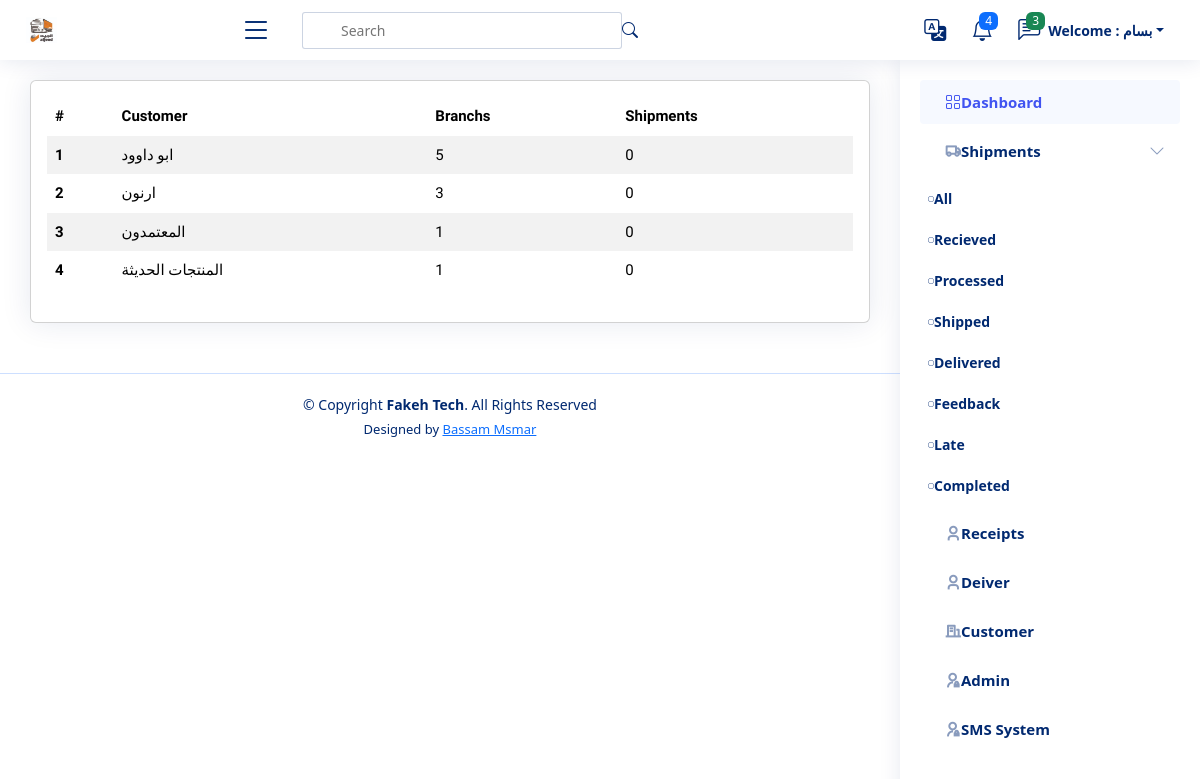
The page /customer/ (signed in) on the database its author committed.
### settings/models.py (models this page shows, shortened)
class Company(models.Model):
    name = models.CharField(_("Company Name"), max_length=100)
    logo = models.ImageField(_("Company Logo"), upload_to='company')
    cover = models.ImageField(_("Company Cover"), upload_to='company', null=True, blank=True)
    subtitle = models.TextField(_("Subtitle"), max_length=500)
    facebool_link = models.URLField(_("Facebool_link"), max_length=200, null=True, blank=True)
    twitter_link = models.URLField(_("Twitter_link"), max_length=200, null=True, blank=True)
    youtube_link = models.URLField(_("Youtube_link"), max_length=200, null=True, blank=True)
    phone = models.IntegerField(_("Company Phone"), null=True, blank=True)
    email = models.EmailField(_("Company Email"), max_length=500, null=True, blank=True)
    address = models.TextField(_("Company Address"), max_length=500, null=True, blank=True)
    android_app = models.URLField(_("Android app"), max_length=200, null=True, blank=True)
    ios_app = models.URLField(_("ios app"), max_length=200, null=True, blank=True)
    call_us = models.IntegerField(_("call us"), null=True, blank=True)
    email_us = models.EmailField(_("email us"), max_length=100, null=True, blank=True)

### customers/models.py (models this page shows, shortened)
class Customers(models.Model):
    name = models.CharField(max_length=255)

class Branch(models.Model):
    customers = models.ForeignKey(Customers, related_name='branch_customers', on_delete=models.CASCADE)
    name = models.CharField(_("Name"),max_length=255)
    city = models.CharField(_("City"),max_length=255)

### customers/views.py (the view)
# urls.py: path('', CustomersList.as_view(), name='customers_list'),
class CustomersList(ListView):
    model = Customers

### templates/customers/customers_list.html
{% extends 'base.html' %}
{% load static %}
{% block body %}
<main id="main" class="main">
    <section class="section dashboard">
        <div class="row">
            <div class="col-lg-12">
                <div class="row">
                    <div class="col-12">
                        <div class="card recent-sales overflow-auto">
                            <div class="card-body">
                                <table class="table table-borderless datatable table-striped table-hover">
                                    <thead>
                                        <tr>
                                            <th scope="col">#</th>
                                            <th scope="col">Customer</th>
                                            <th scope="col"> Branchs</th>
                                            <th scope="col"> Shipments</th>
                                        </tr>
                                    </thead>
                                    <tbody>
                                        {% for customer in object_list %}
                                        <tr>
                                            <th scope="row">{{ forloop.counter }}</th>
                                            <td><a class="text-reset text-decoration-none" href="{% url 'customer_detail' customer.id %}">{{ customer.name }}</a></td>
                                            <td>{{ customer.branch_customers.all|length }}</td>
                                            <td>{{ customer.branch_customers.shipments_company.all|length }}</td>
                                        </tr>
                                        {% endfor %}
                                    </tbody>
                                </table>
                            </div>
                        </div>
                    </div>
                </div>
            </div>
        </div>
    </section>
</main>
{% endblock %}

### templates/base.html (shortened to what this page needs)
{% load static %}
{% load i18n %}
{% get_current_language as LANGUAGE_CODE %}
<!DOCTYPE html>
<html lang="en"  {% if LANGUAGE_CODE == 'ar' %} dir="rtl" {% endif %} >
<head>
  <link rel="stylesheet" href="{% static 'style.css' %} ">
  {% if LANGUAGE_CODE == 'en' %}
    <link href="{% static 'en/vendor/bootstrap/css/bootstrap.min.css' %} " rel="stylesheet">
    <link href="{% static 'en/vendor/bootstrap-icons/bootstrap-icons.css' %} " rel="stylesheet">
    <link href="{% static 'en/vendor/boxicons/css/boxicons.min.css' %} " rel="stylesheet">
    <link href="{% static 'en/vendor/quill/quill.snow.css' %} " rel="stylesheet">
    <link href="{% static 'en/vendor/quill/quill.bubble.css' %} " rel="stylesheet">
    <link href="{% static 'en/vendor/remixicon/remixicon.css' %} " rel="stylesheet">
    <link href="{% static 'en/vendor/simple-datatables/style.css' %} " rel="stylesheet">
  {% endif %}
</head>
<body>
  {% if request.user.is_authenticated %}
  <header id="header" class="header fixed-top d-flex align-items-center">
    <div class="d-flex align-items-center justify-content-between">
      <a href="/" class="logo d-flex align-items-center">
        <img src="{{ company_data.logo.url }} " alt="ألجيد">
      </a>
      <i class="bi bi-list toggle-sidebar-btn"></i>
    </div>
    <div class="search-bar">
      <form class="search-form d-flex align-items-center" method="POST" action="#">
        <input type="text" name="query" placeholder="Search" title="Enter search keyword">
        <button type="submit" title="Search"><i class="bi bi-search"></i></button>
      </form>
    </div>
    <nav class="header-nav ms-auto">
      <ul class="d-flex align-items-center">
        <li class="nav-item dropdown">
          <a class="nav-link nav-icon" href="#" data-bs-toggle="dropdown">
            <i class="bi bi-translate"></i>
          </a>
                {% get_current_language as LANGUAGE_CODE %}
                {% get_available_languages as LANGUAGES %}
                {% get_language_info_list for LANGUAGES as languages %}
        </li>
        <li class="nav-item dropdown">
          <a class="nav-link nav-icon" href="#" data-bs-toggle="dropdown">
            <i class="bi bi-bell"></i>
            <span class="badge bg-primary badge-number">4</span>
          </a>
        </li>
        <li class="nav-item dropdown">
          <a class="nav-link nav-icon" href="#" data-bs-toggle="dropdown">
            <i class="bi bi-chat-left-text"></i>
            <span class="badge bg-success badge-number">3</span>
          </a>
        </li>
        {% if request.user.is_authenticated %}
        <li class="nav-item dropdown pe-3">
          <a class="nav-link nav-profile d-flex align-items-center pe-0" href="#" data-bs-toggle="dropdown">
            <span class="d-none d-md-block dropdown-toggle ps-2">{% translate "Welcome" %} : {{ request.user.first_name }}</span>
          </a>
        </li>
        {% else %}
        <button type="button" class="btn btn-primary mx-3"><a href="{% url 'login' %}" class="nav-link">Login</a></button>
        {% endif %}
      </ul>
    </nav>
  </header>
  <aside id="sidebar" class="sidebar">
    <ul class="sidebar-nav" id="sidebar-nav">
      <li class="nav-item">
        <a class="nav-link " href="/">
          <i class="bi bi-grid"></i>
          <span>{% translate "Dashboard" %}</span>
        </a>
      </li>
         <li class="nav-item">
        <a class="nav-link collapsed" data-bs-target="#forms-nav" data-bs-toggle="collapse" href="/shipment">
          <i class="ri-truck-line"></i><span>{% translate "Shipments" %}</span><i class="bi bi-chevron-down ms-auto"></i>
        </a>
        <ul id="forms-nav" class="nav-content" data-bs-parent="#sidebar-nav">
          <li>
            <a href="{% url 'shipment_list' status='All' %}">
              <i class="bi bi-circle"></i><span>{% translate "All" %}</span>
            </a>
          </li>
          <li>
            <a href="{% url 'shipment_list' status='Recieved' %}">
              <i class="bi bi-circle"></i><span>{% translate "Recieved" %}</span>
            </a>
          </li>
          <li>
            <a href="{% url 'shipment_list' status='Processed' %}">
              <i class="bi bi-circle"></i><span>{% translate "Processed" %}</span>
            </a>
          </li>
          <li>
            <a href="{% url 'shipment_list' status='Shipped' %}">
              <i class="bi bi-circle"></i><span>{% translate "Shipped" %}</span>
            </a>
          </li>
          <li>
            <a href="{% url 'shipment_list' status='Delivered' %}">
              <i class="bi bi-circle"></i><span>{% translate "Delivered" %} </span>
            </a>
          </li>
          <li>
            <a href="{% url 'shipment_list' status='Feedback' %}">
              <i class="bi bi-circle"></i><span>{% translate "Feedback" %}</span>
            </a>
          </li>
          <li>
            <a href="{% url 'shipment_list' status='Late' %}">
              <i class="bi bi-circle"></i><span>{% translate "Late" %}</span>
            </a>
          </li>
          <li>
            <a href="{% url 'shipment_list' status='Completed' %}">
              <i class="bi bi-circle"></i><span>{% translate "Completed" %}</span>
            </a>
          </li>
        </ul>
      </li>
      <li class="nav-item">
        <a class="nav-link collapsed" href="/receipt">
          <i class="ri-user-3-line"></i>
          <span>{% translate "Receipts" %}</span>
        </a>
      </li>
      <li class="nav-item">
        <a class="nav-link collapsed" href="/driver">
          <i class="ri-user-3-line"></i>
          <span>{% translate "Deiver" %}</span>
        </a>
      </li>
      {% if request.user.is_authenticated and request.user.is_superuser %}
      <li class="nav-item">
        <a class="nav-link collapsed" href="/customer">
          <i class="ri-building-line"></i>
          <span>{% translate "Customer" %}</span>
        </a>
      </li>
      <li class="nav-item">
        <a class="nav-link collapsed" href="/admin">
          <i class="ri-admin-line"></i>
          <span>{% translate "Admin" %}</span>
        </a>
      </li>
      <li class="nav-item">
        <a class="nav-link collapsed" href="{% url 'send_sms' status='All' %}">
          <i class="ri-admin-line"></i>
          <span>{% translate "SMS System" %}</span>
        </a>
      </li>
      {% endif %}
    </ul>
  </aside>
  {% endif %}
  {% block body %}
  {% endblock %}
  {% if request.user.is_authenticated %}
  <footer id="footer" class="footer">
    <div class="copyright">
      &copy; Copyright <strong><span>Fakeh Tech</span></strong>. All Rights Reserved
    </div>
    <div class="credits">
      Designed by <a href="">Bassam Msmar</a>
    </div>
  </footer>
  {% endif %}
</body>
</html>

### static/style.css (style rules this page uses)
:root { scroll-behavior: smooth; }
body { font-family: "Open Sans", sans-serif; background: #f6f9ff; color: #444444; }
a { color: #4154f1; text-decoration: none; }
#main { margin-top: 60px; padding: 20px 30px; transition: all 0.3s; }
.card { margin-bottom: 30px; border: none; border-radius: 5px; box-shadow: 0px 0 30px rgba(1, 41, 112, 0.1); }
.card-body { padding: 0 20px 20px 20px; }
.logo { line-height: 1; }
@media (min-width: 1200px) { .logo { width: 280px; } }
.logo img { max-height: 26px; margin-left: 6px; }
.header { transition: all 0.5s; z-index: 997; height: 60px; box-shadow: 0px 2px 20px rgba(1, 41, 112, 0.1); background-color: #fff; padding-right: 20px; }
.header .toggle-sidebar-btn { font-size: 32px; padding-right: 10px; cursor: pointer; color: #012970; }
.header .search-bar { min-width: 360px; padding: 0 20px; }
.header .search-form { width: 100%; }
.header .search-form input { border: 0; font-size: 14px; color: #012970; border: 1px solid rgba(1, 41, 112, 0.2); padding: 7px 8px 7px 38px; border-radius: 3px; transition: 0.3s; width: 100%; }
.header .search-form button { border: 0; padding: 0; margin-right: -30px; background: none; }
.header .search-form button i { color: #012970; }
.header-nav ul { list-style: none; }
.header-nav > ul { margin: 0; padding: 0; }
.header-nav .nav-icon { font-size: 22px; color: #012970; margin-left: 25px; position: relative; }
.header-nav .nav-profile { color: #012970; }
.header-nav .nav-profile span { font-size: 14px; font-weight: 600; }
.header-nav .badge-number { position: absolute; inset: -2px -5px auto auto; font-weight: normal; font-size: 12px; padding: 3px 6px; }
.sidebar { position: fixed; top: 60px; right: 0; bottom: 0; width: 300px; z-index: 996; transition: all 0.3s; padding: 20px; overflow-y: auto; scrollbar-width: thin; scrollbar-color: #aab7cf transparent; box-shadow: 0px 0px 20px rgba(1, 41, 112, 0.1); background-color: #fff; }
@media (min-width: 1200px) { #main, #footer { margin-right: 300px; } }
.sidebar-nav { padding: 0; margin: 0; list-style: none; }
.sidebar-nav li { padding: 0; margin: 0; list-style: none; }
.sidebar-nav .nav-item { margin-bottom: 5px; }
.sidebar-nav .nav-link { display: flex; align-items: center; font-size: 15px; font-weight: 600; color: #4154f1; transition: 0.3; background: #f6f9ff; padding: 10px 15px; border-radius: 4px; }
.sidebar-nav .nav-link i { font-size: 16px; margin-left: 10px; color: #4154f1; }
.sidebar-nav .nav-link.collapsed { color: #012970; background: #fff; }
.sidebar-nav .nav-link.collapsed i { color: #899bbd; }
.sidebar-nav .nav-link .bi-chevron-down { margin-left: 0; transition: transform 0.2s ease-in-out; }
.sidebar-nav .nav-content { padding: 5px 0 0 0; margin: 0; list-style: none; }
.sidebar-nav .nav-content a { display: flex; align-items: center; font-size: 14px; font-weight: 600; color: #012970; transition: 0.3; padding: 10px 40px 10px 0; transition: 0.3s; text-decoration-line: none; }
.sidebar-nav .nav-content a i { font-size: 6px; margin-left: 8px; line-height: 0; border-radius: 50%; text-decoration-line: none; }
.dashboard .recent-sales { font-size: 15px; font-family: "Tajawal", sans-serif; }
.dashboard .recent-sales .table thead { background: #f6f6fe; }
.dashboard .recent-sales .table thead th { border: 0; }
.footer { padding: 20px 0; font-size: 14px; transition: all 0.3s; border-top: 1px solid #cddfff; }
.footer .copyright { text-align: center; color: #012970; }
.footer .credits { padding-top: 5px; text-align: center; font-size: 13px; color: #012970; }
.logo { max-width: 200px; margin: 20px; float: left; display: block; }

### rows shown on the page
Company: logo (picture)
Customers: name "ابو داوود", branch_customers.all|length "5", branch_customers.shipments_company.all|length "0"
Customers: name "ارنون", branch_customers.all|length "3", branch_customers.shipments_company.all|length "0"
Customers: name "المعتمدون", branch_customers.all|length "1", branch_customers.shipments_company.all|length "0"
Customers: name "المنتجات الحديثة", branch_customers.all|length "1", branch_customers.shipments_company.all|length "0"

### other values the page prints
{{ request.user.first_name }} "بسام"
